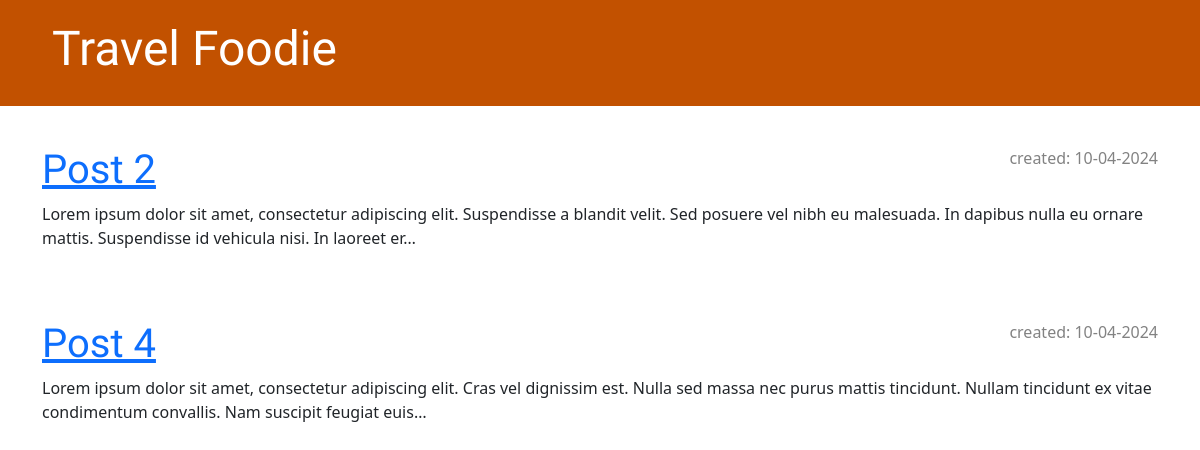
The app's page /drafts/, older data.
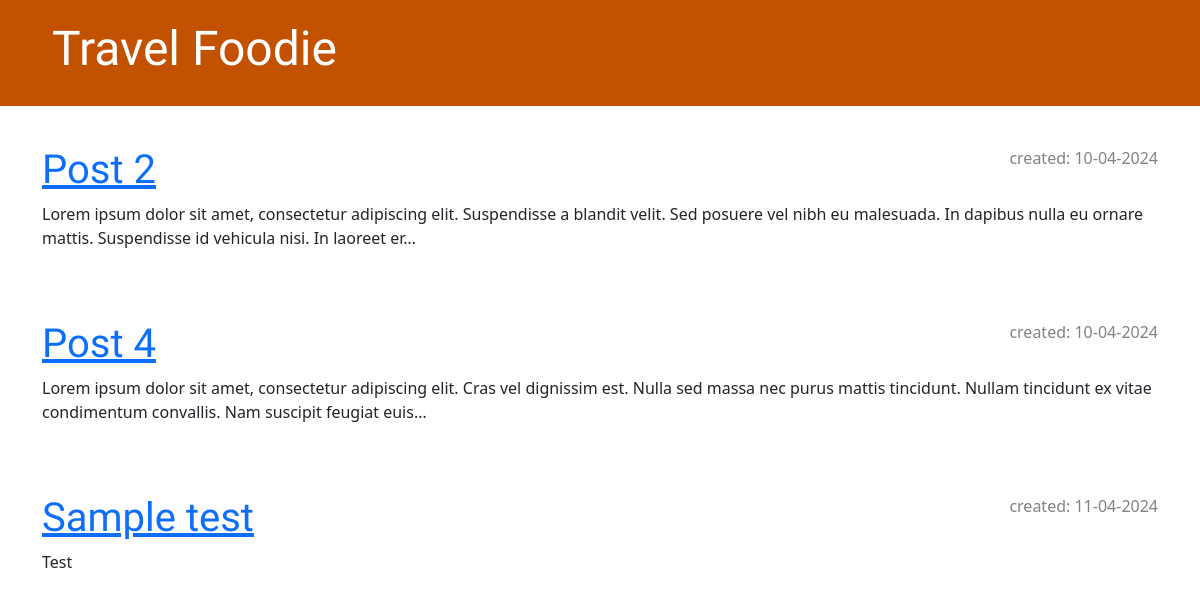
The same page, newer data.
### blog/models.py (models this page shows, shortened)
class Post(models.Model):
    author = models.ForeignKey(settings.AUTH_USER_MODEL, on_delete=models.CASCADE)
    title = models.CharField(max_length=200)
    text = models.TextField()
    created_date = models.DateTimeField(default=timezone.now)
    published_date = models.DateTimeField(blank=True, null=True)

### blog/views.py (the view)
# urls.py: path('drafts/', views.post_draft_list, name='post_draft_list'),
def post_draft_list(request):
    posts = Post.objects.filter(published_date__isnull=True).order_by('created_date')
    return render(request, 'blog/post_draft_list.html', {'posts': posts})

### blog/templates/blog/post_draft_list.html
{% extends 'blog/base.html' %}
{% block content %}
    {% for post in posts %}
        <div class="post">
            <p class="date">created: {{ post.created_date|date:'d-m-Y' }}</p>
            <h1><a href="{% url 'post_detail' pk=post.pk %}">{{ post.title }}</a></h1>
            <p>{{ post.text|truncatechars:200 }}</p>
        </div>
    {% endfor %}
{% endblock %}

Row changes from the older to the newer data that the page shows:
added Post: created_date "11-04-2024", title "Sample test", text "Test"
